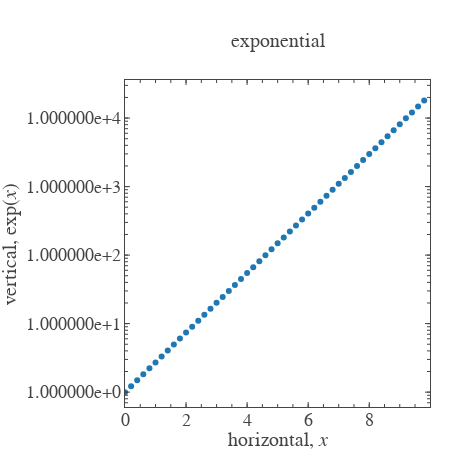

The notebook cell saved with this chart:
### Code cell
plt.show(scatter)

### Figure 1 — Plotly figure (JSON) as saved in the notebook; plotly's stock layout.template omitted (floating-point values rounded to 4 significant figures; data arrays with more than 128 entries replaced by an {"elided": "..."} marker saying what was removed)
{"data": [{"marker": {"maxdisplayed": 50}, "mode": "markers", "type": "scatter", "uid": "7f020c38-0622-4ab1-8e39-b33fa3de54fa", "x": {"elided": "1000 float values"}, "y": {"elided": "1000 float values"}}, {"type": "scatter", "uid": "f0d363f2-3a5a-4f37-821d-29ef679ea2d9", "visible": false, "xaxis": "x101", "yaxis": "y101"}, {"type": "scatter", "uid": "8bd53869-3f8b-4e8f-941c-ef805d67d3bd", "visible": false, "xaxis": "x201", "yaxis": "y201"}], "layout": {"font": {"family": "Arial", "size": 18}, "height": 450, "margin": {"b": 0, "l": 0, "r": 20, "t": 80}, "title": {"font": {"size": 20}, "text": "exponential", "xanchor": "center", "xref": "paper", "y": 0.9111, "yanchor": "middle", "yref": "container"}, "width": 450, "xaxis": {"anchor": "y", "automargin": true, "dtick": 2, "hoverformat": ".f", "range": [0, 9.99], "showgrid": false, "showline": false, "showticklabels": true, "tickfont": {"size": 18}, "ticklen": 5, "ticks": "inside", "title": {"font": {"size": 20}, "text": "horizontal, <i>x</i>"}, "zeroline": false}, "xaxis101": {"anchor": "y", "automargin": true, "dtick": 2, "overlaying": "x", "range": [0, 9.99], "scaleanchor": "x", "showgrid": false, "showline": false, "showticklabels": false, "side": "top", "ticklen": 5, "ticks": "inside", "zeroline": false}, "xaxis201": {"anchor": "y", "automargin": true, "dtick": 0.5, "mirror": "ticks", "overlaying": "x", "range": [0, 9.99], "scaleanchor": "x", "showgrid": false, "showline": true, "showticklabels": false, "ticklen": 3, "ticks": "inside", "zeroline": false}, "yaxis": {"anchor": "x", "automargin": true, "dtick": 1, "hoverformat": ".f", "range": [-0.2169, 4.556], "showgrid": false, "showline": false, "showticklabels": true, "tickfont": {"size": 18}, "tickformat": "e", "ticklen": 5, "tickprefix": " ", "ticks": "inside", "ticksuffix": " ", "title": {"font": {"size": 20}, "text": "vertical, <i></i>exp<i></i>(<i>x</i>)<i></i>"}, "type": "log", "zeroline": false}, "yaxis101": {"anchor": "x", "automargin": true, "dtick": 1, "overlaying": "y", "range": [-0.2169, 4.556], "scaleanchor": "y", "showgrid": false, "showline": false, "showticklabels": false, "side": "right", "tickformat": "e", "ticklen": 5, "ticks": "inside", "type": "log", "zeroline": false}, "yaxis201": {"anchor": "x", "automargin": true, "dtick": "D1", "mirror": "ticks", "overlaying": "y", "range": [-0.2169, 4.556], "scaleanchor": "y", "showgrid": false, "showline": true, "showticklabels": false, "tickformat": "e", "ticklen": 3, "ticks": "inside", "type": "log", "zeroline": false}}}
